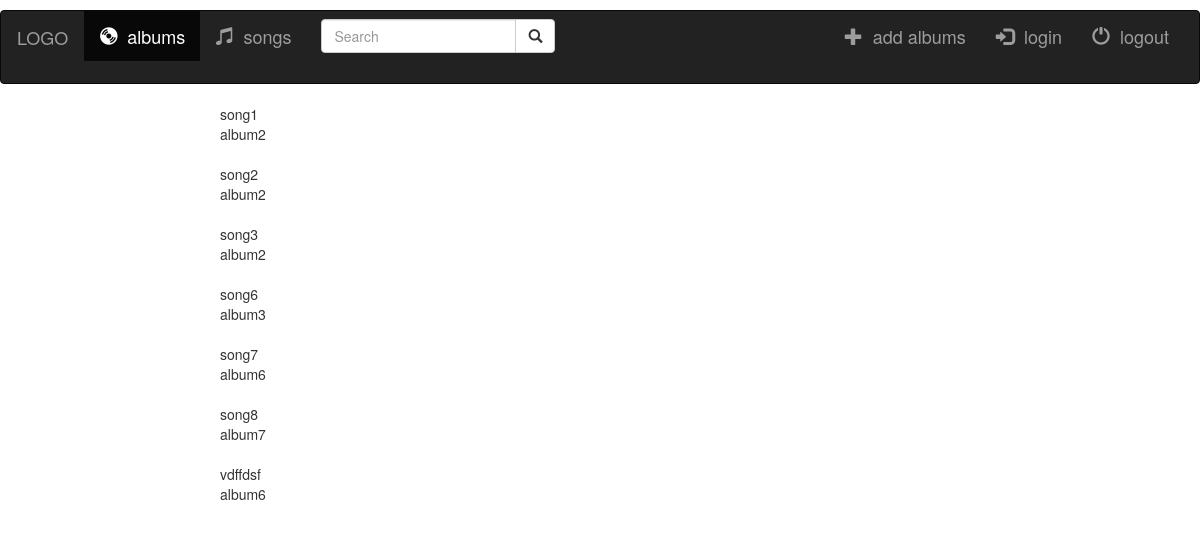
Screenshot of /music/songslist/ with the database file from the repository.
### music/models.py (models this page shows, shortened)
class Song(models.Model):
	album=models.ForeignKey(Album,on_delete=models.CASCADE)
	file_type=models.CharField(max_length=10)
	song_title=models.CharField(max_length=250)
	is_fav=models.BooleanField(default=False)

class Album(models.Model):
	artist=models.CharField(max_length=250)
	album_title=models.CharField(max_length=250)
	genre=models.CharField(max_length=100)
	album_logo=models.FileField()
	def __str__(self):
		return self.album_title

### music/views.py (the view)
class SongsView(generic.ListView):
	template_name='songs_list.html'
	context_object_name='songs'
	def get_queryset(self):
		return Song.objects.all()

### music/templates/songs_list.html
{% extends 'base.html'%}
{% block content%}
<div class='col-sm-offset-2'>
{%if songs%}
{%for song in songs%}
{{song.song_title}}<br>
{{song.album}}
<br>
<br>
{%endfor%}
{%else%}
<h3>
nooo songs
</h3>
{%endif%}
</div>
{%endblock%}

### music/templates/base.html (shortened to what this page needs)
<!DOCTYPE html>
<html>
<head>
{% load staticfiles%}
<link rel="stylesheet" type="text/css" href="https://maxcdn.bootstrapcdn.com/bootstrap/3.3.4/css/bootstrap.min.css">
<link rel="stylesheet" type="text/css" href="{% static 'css/bootstrap.css'%}">
</head>
<body>
<h4>
<div class='navbar navbar-inverse'>
<div class='container-fluid'>
<div class='navbar navbar-header'>
<a class='navbar-brand' href='{% url 'music:index' %}'>LOGO</a>
</div>
	<div class="collapse navbar-collapse" id="myNavbar">
      <ul class="nav navbar-nav">
        <li class="active"><a href='{% url 'music:index' %}'><span class='glyphicon glyphicon-cd'></span> &nbsp;albums</a></li>
        <li><a href="{% url 'music:songs' %}"><span class='glyphicon glyphicon-music'></span> &nbsp;songs</a></li>
       <li><form class="navbar-form" role="search" method='' action='{% url 'music:search' %}'>
        <div class="input-group">
            <input type="text" class="form-control" placeholder="Search" name="q" id="q">
            <div class="input-group-btn">
                <button class="btn btn-default" type="submit"><i class="glyphicon glyphicon-search"></i></button>
            </div>
        </div>
        </form></li>
      </ul>
      <ul class="nav navbar-nav navbar-right">
         <li><a href="{% url 'music:album-add' %}"><span class='glyphicon glyphicon-plus'></span> &nbsp;add albums</a></li>
          <li><a href="{% url 'music:login' %}?next={% url 'music:index' %}"><span class='glyphicon glyphicon-log-in'></span> &nbsp;login</a></li>
         <li><a href="{% url 'music:logout' %}?next={% url 'music:index' %}"><span class='glyphicon glyphicon-off'></span> &nbsp;logout</a></li>
        </ul>
      </h4>
<div class='container'>
{% block content%}
{%endblock%}
</div>
</body>
</html>

### rows the page displays
Song: song_title "song1", album "album2"
Song: song_title "song2", album "album2"
Song: song_title "song3", album "album2"
Song: song_title "song6", album "album3"
Song: song_title "song7", album "album6"
Song: song_title "song8", album "album7"
Song: song_title "vdffdsf", album "album6"
